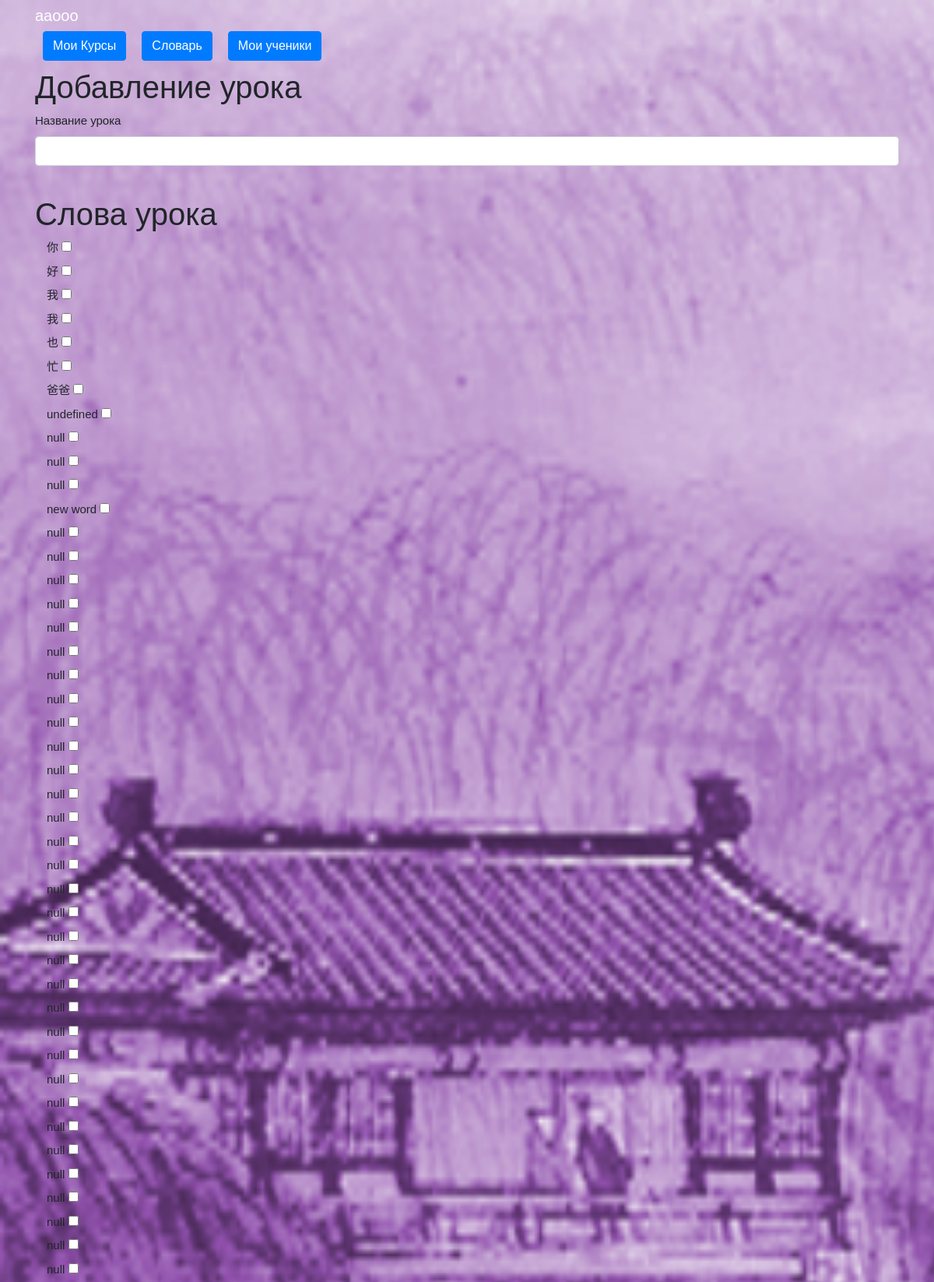
Page /make_lesson/2 (signed in, upper part) on the committed database.
### data/users.py (models this page shows, shortened)
class User(SqlAlchemyBase, UserMixin, SerializerMixin):
    __tablename__ = 'users'
    id = sqlalchemy.Column(sqlalchemy.Integer,
                           primary_key=True, autoincrement=True)
    name = sqlalchemy.Column(sqlalchemy.String, nullable=True)
    last_name = sqlalchemy.Column(sqlalchemy.String, nullable=True)
    patronymic = sqlalchemy.Column(sqlalchemy.String, nullable=True)
    email = sqlalchemy.Column(sqlalchemy.String,
                              index=True, unique=True, nullable=True)
    about = sqlalchemy.Column(sqlalchemy.String, nullable=True)
    hashed_password = sqlalchemy.Column(sqlalchemy.String, nullable=True)
    teacher = sqlalchemy.Column(sqlalchemy.Boolean, nullable=True)
    creator = sqlalchemy.Column(sqlalchemy.Integer, nullable=True)
    courses = orm.relation("Courses",
                           secondary="users_to_course",
                           backref="users")
    words = orm.relation("Words", back_populates='user')

### data/words.py (models this page shows)
class Words(SqlAlchemyBase, SerializerMixin):
    __tablename__ = 'words'
    id = sqlalchemy.Column(sqlalchemy.Integer,
                           primary_key=True, autoincrement=True)
    author = sqlalchemy.Column(sqlalchemy.Integer, sqlalchemy.ForeignKey("users.id"), nullable=False)
    user = orm.relation('User')
    hieroglyph = sqlalchemy.Column(sqlalchemy.String, nullable=True)
    translation = sqlalchemy.Column(sqlalchemy.String, nullable=True)
    front_side = sqlalchemy.Column(sqlalchemy.String, nullable=True)
    left_side = sqlalchemy.Column(sqlalchemy.String, nullable=True)
    right_side = sqlalchemy.Column(sqlalchemy.String, nullable=True)
    up_side = sqlalchemy.Column(sqlalchemy.String, nullable=True)
    down_side = sqlalchemy.Column(sqlalchemy.String, nullable=True)
    front_side_audio = sqlalchemy.Column(sqlalchemy.String, nullable=True)
    left_side_audio = sqlalchemy.Column(sqlalchemy.String, nullable=True)
    right_side_audio = sqlalchemy.Column(sqlalchemy.String, nullable=True)
    up_side_audio = sqlalchemy.Column(sqlalchemy.String, nullable=True)
    down_side_audio = sqlalchemy.Column(sqlalchemy.String, nullable=True)

### main.py (the view, shortened to what this page needs)
@app.route('/make_lesson/<int:course_id>', methods=['GET', 'POST'])
@login_required
def make_lesson(course_id):
    form = LessonsForm()
    db_sess = db_session.create_session()
    current_course = db_sess.query(Courses).get(course_id)
    all_words = db_sess.query(Words).all()
    all_trainers = db_sess.query(Trainers).all()
    return render_template('make_lesson.html', form=form, dictionary=all_words,
                           trainings=all_trainers)

### forms/lesson.py
class LessonsForm(FlaskForm):
    name = StringField('Название урока',
                       validators=[DataRequired(), Length(max=32,
                                                          message="Название урока не должно превышать 32 символов")])
    submit = SubmitField('Применить')

### data/db_session.py (called while the page is built)
def create_session() -> Session:
    global __factory
    return __factory()

### main.py (called while the page is built)
@login_manager.user_loader
def load_user(user_id):
    db_sess = db_session.create_session()
    return db_sess.query(User).get(user_id)

### templates/make_lesson.html (shortened to what this page needs)
{% extends "base.html" %}
{% block content %}
<h1>Добавление урока</h1>
<form action="" method="post" name="checks">
    <p>
        {{ form.name.label }}<br>
        {{ form.name(class="form-control") }}<br>
    </p>
    <h1>Слова урока</h1>
    {% for word in dictionary %}
    <label class="container"> {{ word.hieroglyph }}
        <input type="checkbox" name="lesson_word" value='{{ word.id }}'>
    </label>
    {% endfor %}
</form>
{% endblock %}

### templates/base.html (shortened to what this page needs)
<!doctype html>
<html lang="en">
<head>
    <link rel="stylesheet"
          href="https://stackpath.bootstrapcdn.com/bootstrap/4.4.1/css/bootstrap.min.css"
>
    <link rel="stylesheet" href="/static/style.css">
</head>
<body>
<header class="header">
    <div class="container">
        <div class="header_inner">
            <nav>
                {% if current_user.is_authenticated %}
                <a class="navbar-brand" href="/logout" style="color: white;">{{ current_user.name
                    }}</a>
                {% endif %}
                {% if current_user.is_authenticated %}
                <div class="nav" id="up buttons">
                    <a class="btn btn-primary" href="/courses" style="color: white;">Мои Курсы</a>
                    <a class="btn btn-primary" href="/dictionary/1" style="color: white;">Словарь</a>
                    {% if current_user.teacher %}
                    <a class="btn btn-primary" href="/pupils" style="color: white;">Мои ученики</a>
                    {% endif %}
                </div>
                {% endif %}
            </nav>
        </div>
    </div>
</header>
<main role="main" class="container">
    {% block content %}{% endblock %}
</main>
</body>
</html>

### static/style.css (style rules this page uses)
body { font-family: 'Montserrat', sans-serif; font-size: 15px; color: #33; background: url('background_paint.jpg'); -webkit-background-size: cover; background-size: cover; }
.header { width: 100%; top: 0; left: 0; right: 0; z-index: 1000; }
.navbar-brand { color: #fff; position: relative; }
.btn { margin: 0 10px; margin-bottom: 10px; }
.btn-primary { display: inline-block; vertical-align: top; color: #fce38a; }

### rows in the picture
User: name "ааооо"
Words: hieroglyph "你"
Words: hieroglyph "好"
Words: hieroglyph "我"
Words: hieroglyph "我"
Words: hieroglyph "也"
Words: hieroglyph "忙"
Words: hieroglyph "爸爸"
Words: hieroglyph "undefined"
Words: hieroglyph "null"
Words: hieroglyph "null"
Words: hieroglyph "null"
Words: hieroglyph "new word"
Words: hieroglyph "null"
Words: hieroglyph "null"
Words: hieroglyph "null"
Words: hieroglyph "null"
Words: hieroglyph "null"
Words: hieroglyph "null"
Words: hieroglyph "null"
Words: hieroglyph "null"
Words: hieroglyph "null"
Words: hieroglyph "null"
Words: hieroglyph "null"
Words: hieroglyph "null"
Words: hieroglyph "null"
Words: hieroglyph "null"
Words: hieroglyph "null"
Words: hieroglyph "null"
Words: hieroglyph "null"
Words: hieroglyph "null"
Words: hieroglyph "null"
Words: hieroglyph "null"
Words: hieroglyph "null"
Words: hieroglyph "null"
Words: hieroglyph "null"
Words: hieroglyph "null"
Words: hieroglyph "null"
Words: hieroglyph "null"
Words: hieroglyph "null"
Words: hieroglyph "null"
Words: hieroglyph "null"
Words: hieroglyph "null"
Words: hieroglyph "null"
Words: hieroglyph "null"
